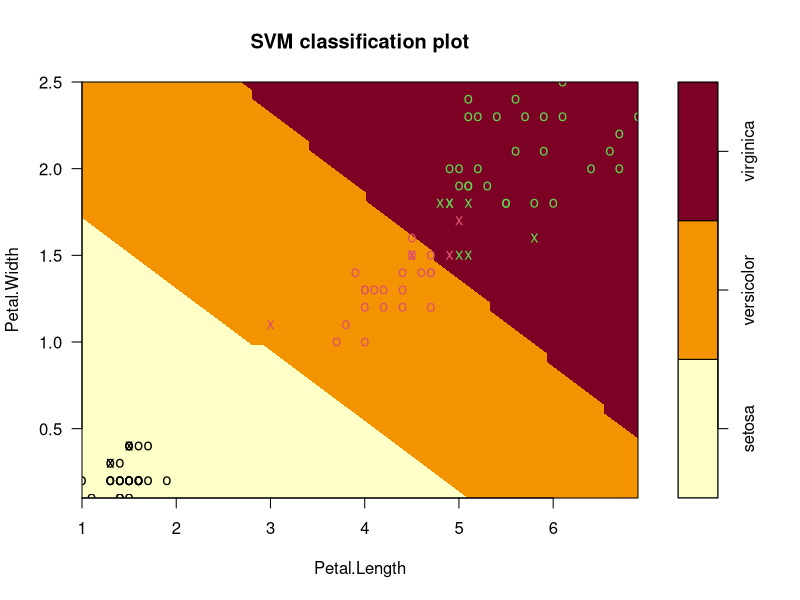
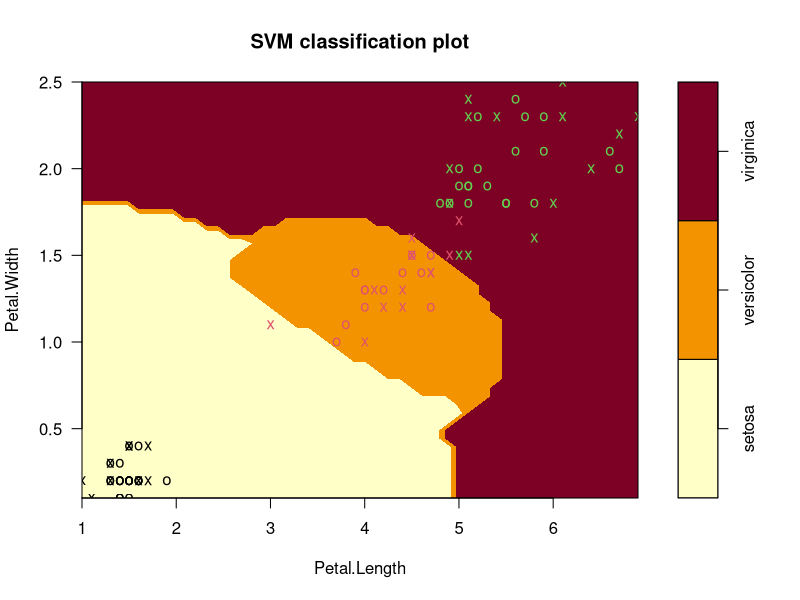
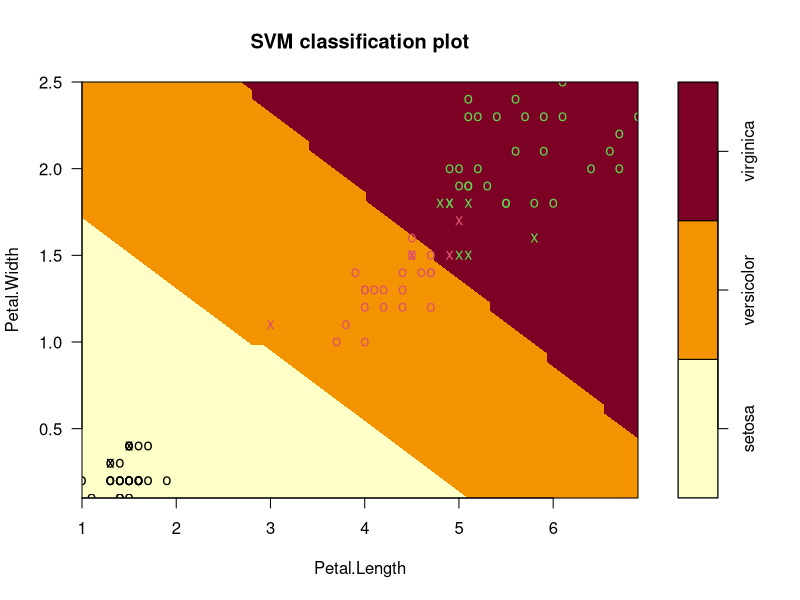
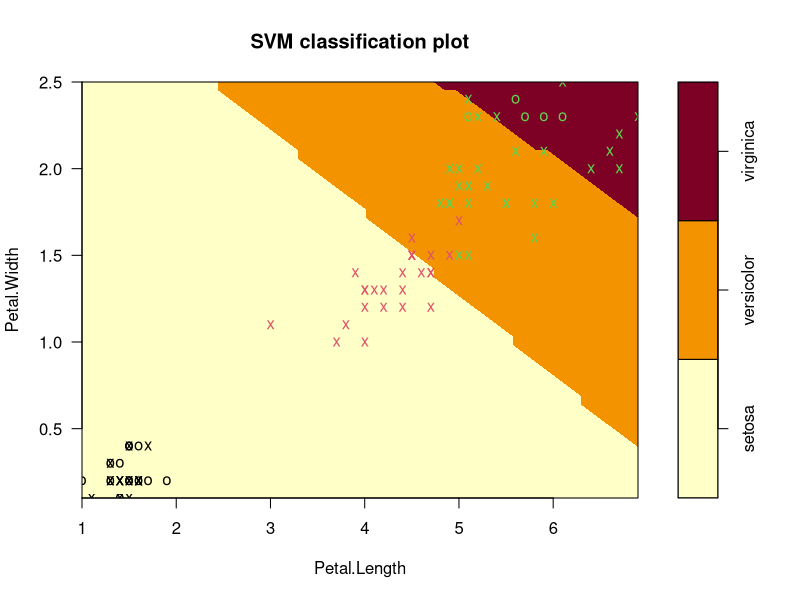
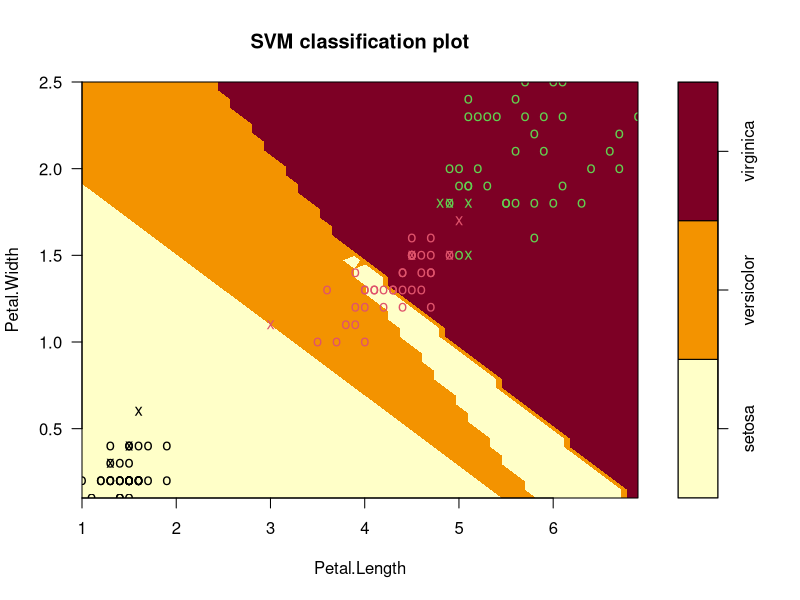

Source code (R) for these figures, in order:
## ---- chunk 1
library(knitr) # We need the knitr package to set chunk options
library(tidyverse)

# Set default knitr options for knitting code into the report:
opts_chunk$set(echo=TRUE,  # change to FALSE to keep code out of the knitted document
               cache=FALSE, # re-run code that has already been run?
               autodep=TRUE, # assure that caching dependencies are updated correctly
               cache.comments=FALSE, # do not re-run a chunk if only comments are changed
               message=FALSE, # change to FALSE to keep messages out of the knitted document
               warning=FALSE,  # change to FALSE to keep warnings out of the knitted document
               comment = NA,
               tidy = TRUE,
               tidy.opts=list(width.cutoff=60))

theme1 <- theme_bw() +
  theme(axis.text = element_text(size = 8, colour = "#6b3447"),
        axis.title = element_text(size = 10, colour = "#2f2f63"),
        legend.title = element_text(size = 8, colour = "#2f2f63"),
        legend.text = element_text(size = 8, colour = "#6b3447"), 
        title = element_text(size = 12, colour = "#2f2f63"), 
        axis.ticks = element_line(colour = "#6b3447"),
        plot.caption = element_text(size = 8, colour = "#2f2f63"),
        plot.subtitle = element_text(size = 10, colour = "#2f2f63"))
## ---- chunk 2
# Load libraries
library(e1071)

# Load data
data(iris)
summary(iris)
## ---- chunk 3
# Set seed for reproducibility
set.seed(123)

# Create training/test index
tr_idx <- sample(1:nrow(iris), nrow(iris)*.6, replace = FALSE)

# Create training/validation set
iris_train <- iris[tr_idx,]

iris_test <- iris[-tr_idx,]

# Create query set from test set
qr_idx <- sample(1:nrow(iris_test), nrow(iris_test)*.5, replace = FALSE)

iris_query <- iris_test[qr_idx,]

iris_test <- iris_test[-qr_idx,]
## ---- chunk 4
# Set seed for reproducibility
set.seed(123)

# Create tune control, set number of validations, training size, and bootstraps
svm_tune <- tune.control(cross = 10, fix = 2/3, nboot = 5)

# Tune model using cross-validation
svm_cv <- tune(svm, Species ~ ., data = iris_train, kernel = "linear", 
               ranges = list(cost = c(0.001, 0.01, 0.1, 1, 5, 10, 100)),
               tunecontrol = svm_tune)

# Best model
best_svm <- svm_cv$best.model
best_svm
## ---- chunk 5
# Plot best model against two variables
plot(best_svm, iris_train, Petal.Width ~ Petal.Length, slice = list(Sepal.Width = 3, Sepal.Length = 4))
## ---- chunk 6
# Predict on query set
svm_y_query <- predict(best_svm, iris_query)

# Show misclassified values in a confusion matrix
query_conf_mat <- table(predict = svm_y_query, truth = iris_query$Species)
query_conf_mat

# Report misclassification error
svm_error <- 1 - mean(svm_y_query == iris_query$Species)
svm_error
## ---- chunk 7
# Set seed for reproducibility
set.seed(123)

# Tune model using cross-validation
svm_rad_cv <- tune(svm, Species ~ ., data = iris_train, kernel = "radial", 
               ranges = list(cost = c(0.001, 0.01, 0.1, 1, 5, 10, 100),
                             gamma = c(0.5,1,2,3,4)),
               tunecontrol = svm_tune)

# Best model
best_rad_svm <- svm_rad_cv$best.model
best_rad_svm
## ---- chunk 8
# Plot best model against two variables
plot(best_rad_svm, iris_train, Petal.Width ~ Petal.Length, slice = list(Sepal.Width = 3, Sepal.Length = 4))
## ---- chunk 9
# Predict on query set
svm_rad_y_query <- predict(best_rad_svm, iris_query)

# Show misclassified values in a confusion matrix
rad_query_conf_mat <- table(predict = svm_rad_y_query, truth = iris_query$Species)
rad_query_conf_mat

# Report misclassification error
svm_rad_error <- 1 - mean(svm_rad_y_query == iris_query$Species)
svm_rad_error
## ---- chunk 10
# Set seed for reproducibility
set.seed(123)

# Tune model using cross-validation
svm_poly_cv <- tune(svm, Species ~ ., data = iris_train, kernel = "polynomial", 
               ranges = list(cost = c(0.001, 0.01, 0.1, 1, 5, 10, 100),
                             gamma = c(0.5,1,2,3,4),
                             degree = c(0,1,2,3,4,5)),
               tunecontrol = svm_tune)

# Best model
best_poly_svm <- svm_poly_cv$best.model
best_poly_svm
## ---- chunk 11
# Plot best model against two variables
plot(best_poly_svm, iris_train, Petal.Width ~ Petal.Length, slice = list(Sepal.Width = 3, Sepal.Length = 4))
## ---- chunk 12
# Predict on query set
svm_poly_y_query <- predict(best_poly_svm, iris_query)

# Show misclassified values in a confusion matrix
poly_query_conf_mat <- table(predict = svm_poly_y_query, truth = iris_query$Species)
poly_query_conf_mat

# Report misclassification error
svm_poly_error <- 1 - mean(svm_poly_y_query == iris_query$Species)
svm_poly_error
## ---- chunk 13
# Set seed for reproducibility
set.seed(123)

# Tune model using cross-validation
svm_nn_cv <- tune(svm, Species ~ ., data = iris_train, kernel = "sigmoid", 
               ranges = list(cost = c(0.001, 0.01, 0.1, 1, 5, 10, 100),
                             gamma = c(0.5,1,2,3,4)),
               tunecontrol = svm_tune)

# Best model
best_nn_svm <- svm_nn_cv$best.model
best_nn_svm
## ---- chunk 14
# Plot best model against two variables
plot(best_nn_svm, iris_train, Petal.Width ~ Petal.Length, slice = list(Sepal.Width = 3, Sepal.Length = 4))
## ---- chunk 15
# Predict on query set
svm_nn_y_query <- predict(best_nn_svm, iris_query)

# Show misclassified values in a confusion matrix
nn_query_conf_mat <- table(predict = svm_nn_y_query, truth = iris_query$Species)
nn_query_conf_mat

# Report misclassification error
svm_nn_error <- 1 - mean(svm_nn_y_query == iris_query$Species)
svm_nn_error
## ---- chunk 16
# Combine training and query sets
iris_train_query <- data.frame(rbind(iris_train, iris_query))

# Set seed for reproducibility
set.seed(123)

# Tune finalmodel using cross-validation
final_svm_cv <- tune(svm, Species ~ ., data = iris_train_query, kernel = "linear", 
               ranges = list(cost = c(0.001, 0.01, 0.1, 1, 5, 10, 100)),
               tunecontrol = svm_tune)

# Best model
best_final_svm <- final_svm_cv$best.model
best_final_svm
## ---- chunk 17
# Plot best model against two variables
plot(best_final_svm, iris_train_query, Petal.Width ~ Petal.Length, slice = list(Sepal.Width = 3, Sepal.Length = 4))
## ---- chunk 18
# Predict on query set
svm_y_test <- predict(best_final_svm, iris_test)

# Show misclassified values in a confusion matrix
test_conf_mat <- table(predict = svm_y_test, truth = iris_test$Species)
test_conf_mat

# Report misclassification error
svm_test_error <- 1 - mean(svm_y_test == iris_test$Species)
svm_test_error
